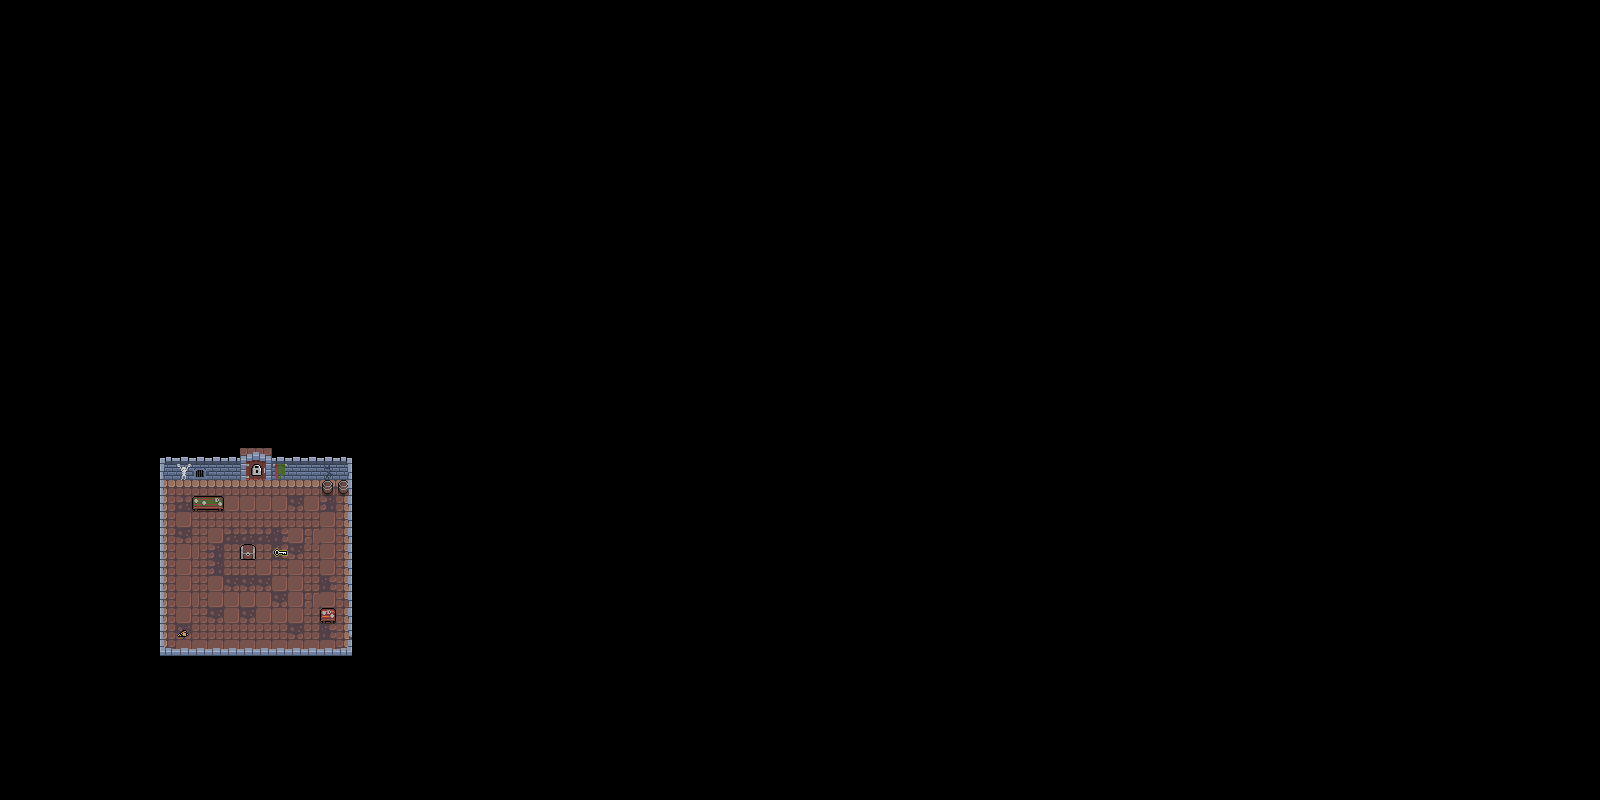

The image is a tile-based game level rendered from a .tmx file. Its description and source (layers, tilesets, objects; grid data summarised) follow:
An orthogonal 100x50 tile map with 16x16 px tiles, 4 tile layers (base, environment, animation, wall), 1 hidden layer not drawn, 2 tilesets.

<map version="1.10" tiledversion="1.10.2" orientation="orthogonal" renderorder="right-down" width="100" height="50" tilewidth="16" tileheight="16" infinite="0" nextlayerid="6" nextobjectid="1">
 <tileset firstgid="1" source="tl1.tsx" />
 <tileset firstgid="73" source="tl2.tsx" />
 <layer id="1" name="base" width="100" height="50">
  <data>[5000 cells, 560 non-empty, 25 distinct tile ids]</data>
 </layer>
 <layer id="3" name="environment" width="100" height="50">
  <data>[5000 cells, 19 non-empty, 9 distinct tile ids]</data>
 </layer>
 <layer id="5" name="animation" width="100" height="50">
  <data>[5000 cells, 6 non-empty, 6 distinct tile ids]</data>
 </layer>
 <layer id="2" name="wall" width="100" height="50">
  <data>[5000 cells, 236 non-empty, 17 distinct tile ids]</data>
 </layer>
 <layer id="4" name="Collision" width="100" height="50" visible="0" opacity="0.39">
  <data>[5000 cells, 69 non-empty, 2 distinct tile ids]</data>
 </layer>
</map>
